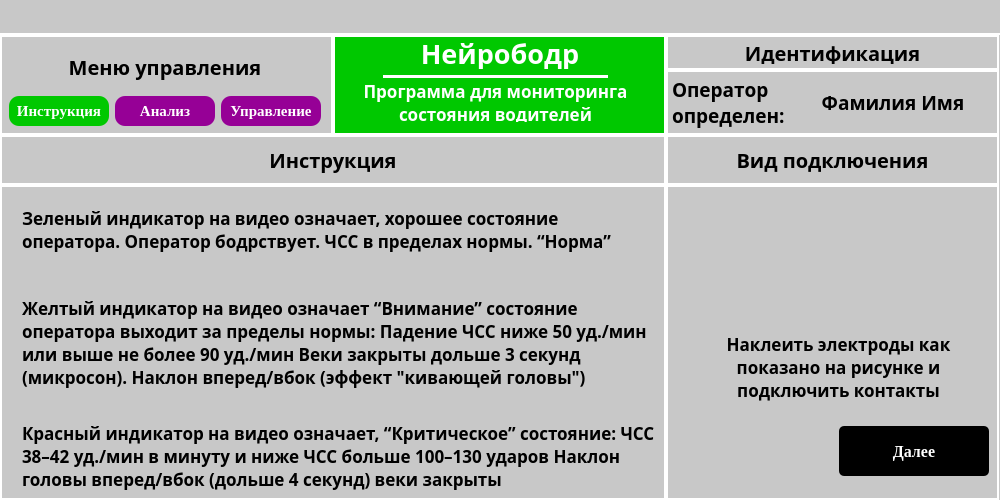
<?xml version="1.0" encoding="UTF-8"?>
<ui version="4.0">
 <class>MainWindow</class>
 <widget class="QMainWindow" name="MainWindow">
  <property name="geometry">
   <rect>
    <x>0</x>
    <y>0</y>
    <width>1000</width>
    <height>500</height>
   </rect>
  </property>
  <property name="windowTitle">
   <string>MainWindow</string>
  </property>
  <widget class="QWidget" name="centralwidget">
   <layout class="QVBoxLayout" name="verticalLayout">
    <property name="spacing">
     <number>0</number>
    </property>
    <property name="leftMargin">
     <number>0</number>
    </property>
    <property name="topMargin">
     <number>0</number>
    </property>
    <property name="rightMargin">
     <number>0</number>
    </property>
    <property name="bottomMargin">
     <number>0</number>
    </property>
    <item>
     <widget class="QWidget" name="widget" native="true">
      <property name="minimumSize">
       <size>
        <width>0</width>
        <height>35</height>
       </size>
      </property>
      <property name="maximumSize">
       <size>
        <width>16777215</width>
        <height>35</height>
       </size>
      </property>
      <property name="styleSheet">
       <string notr="true">* {background-color: rgb(200,200,200);} #widget { border-bottom: 2px solid white}</string>
      </property>
      <layout class="QGridLayout" name="gridLayout">
       <property name="leftMargin">
        <number>965</number>
       </property>
       <property name="topMargin">
        <number>0</number>
       </property>
       <property name="rightMargin">
        <number>0</number>
       </property>
       <property name="bottomMargin">
        <number>5</number>
       </property>
       <property name="spacing">
        <number>0</number>
       </property>
       <item row="0" column="0">
        <widget class="QLabel" name="close">
         <property name="minimumSize">
          <size>
           <width>30</width>
           <height>30</height>
          </size>
         </property>
         <property name="maximumSize">
          <size>
           <width>30</width>
           <height>30</height>
          </size>
         </property>
         <property name="text">
          <string/>
         </property>
         <property name="pixmap">
          <pixmap>../photos/nook.png</pixmap>
         </property>
         <property name="scaledContents">
          <bool>true</bool>
         </property>
        </widget>
       </item>
      </layout>
     </widget>
    </item>
    <item>
     <widget class="QWidget" name="widget_2" native="true">
      <property name="styleSheet">
       <string notr="true">background-color: rgb(200,200,200)</string>
      </property>
      <layout class="QVBoxLayout" name="verticalLayout_2">
       <property name="spacing">
        <number>0</number>
       </property>
       <property name="leftMargin">
        <number>0</number>
       </property>
       <property name="topMargin">
        <number>0</number>
       </property>
       <property name="rightMargin">
        <number>0</number>
       </property>
       <property name="bottomMargin">
        <number>0</number>
       </property>
       <item>
        <widget class="QWidget" name="widget_3" native="true">
         <property name="minimumSize">
          <size>
           <width>0</width>
           <height>100</height>
          </size>
         </property>
         <property name="maximumSize">
          <size>
           <width>16777215</width>
           <height>100</height>
          </size>
         </property>
         <property name="styleSheet">
          <string notr="true">widget_3 {border: 2px solid white}</string>
         </property>
         <layout class="QGridLayout" name="gridLayout_8">
          <property name="leftMargin">
           <number>0</number>
          </property>
          <property name="topMargin">
           <number>0</number>
          </property>
          <property name="rightMargin">
           <number>0</number>
          </property>
          <property name="bottomMargin">
           <number>0</number>
          </property>
          <property name="spacing">
           <number>0</number>
          </property>
          <item row="0" column="1" rowspan="2">
           <widget class="QWidget" name="widget_6" native="true">
            <property name="minimumSize">
             <size>
              <width>333</width>
              <height>100</height>
             </size>
            </property>
            <property name="maximumSize">
             <size>
              <width>333</width>
              <height>100</height>
             </size>
            </property>
            <property name="styleSheet">
             <string notr="true">* {background-color: rgb(0,200,0)} #widget_6 {border: 2px solid white}</string>
            </property>
            <widget class="QLabel" name="label_5">
             <property name="geometry">
              <rect>
               <x>70</x>
               <y>3</y>
               <width>194</width>
               <height>31</height>
              </rect>
             </property>
             <property name="minimumSize">
              <size>
               <width>0</width>
               <height>0</height>
              </size>
             </property>
             <property name="maximumSize">
              <size>
               <width>16777215</width>
               <height>50</height>
              </size>
             </property>
             <property name="font">
              <font>
               <family>Jura</family>
               <pointsize>20</pointsize>
               <weight>75</weight>
               <bold>true</bold>
              </font>
             </property>
             <property name="styleSheet">
              <string notr="true">color: white</string>
             </property>
             <property name="text">
              <string>Нейрободр</string>
             </property>
             <property name="scaledContents">
              <bool>false</bool>
             </property>
             <property name="alignment">
              <set>Qt::AlignCenter</set>
             </property>
             <property name="wordWrap">
              <bool>true</bool>
             </property>
            </widget>
            <widget class="QWidget" name="widget_11" native="true">
             <property name="geometry">
              <rect>
               <x>50</x>
               <y>40</y>
               <width>225</width>
               <height>3</height>
              </rect>
             </property>
             <property name="minimumSize">
              <size>
               <width>225</width>
               <height>3</height>
              </size>
             </property>
             <property name="maximumSize">
              <size>
               <width>225</width>
               <height>3</height>
              </size>
             </property>
             <property name="styleSheet">
              <string notr="true">background-color: white</string>
             </property>
            </widget>
            <widget class="QLabel" name="label_4">
             <property name="geometry">
              <rect>
               <x>7</x>
               <y>47</y>
               <width>311</width>
               <height>40</height>
              </rect>
             </property>
             <property name="font">
              <font>
               <family>Jura</family>
               <pointsize>13</pointsize>
               <weight>75</weight>
               <bold>true</bold>
              </font>
             </property>
             <property name="styleSheet">
              <string notr="true">color: white</string>
             </property>
             <property name="text">
              <string>Программа для мониторинга состояния водителей</string>
             </property>
             <property name="scaledContents">
              <bool>false</bool>
             </property>
             <property name="alignment">
              <set>Qt::AlignCenter</set>
             </property>
             <property name="wordWrap">
              <bool>true</bool>
             </property>
            </widget>
           </widget>
          </item>
          <item row="0" column="0" rowspan="2">
           <widget class="QWidget" name="widget_9" native="true">
            <property name="minimumSize">
             <size>
              <width>333</width>
              <height>100</height>
             </size>
            </property>
            <property name="maximumSize">
             <size>
              <width>333</width>
              <height>100</height>
             </size>
            </property>
            <property name="styleSheet">
             <string notr="true">#widget_9 {border: 2px solid white}</string>
            </property>
            <layout class="QGridLayout" name="gridLayout_10">
             <item row="0" column="0" colspan="3">
              <widget class="QLabel" name="label_9">
               <property name="font">
                <font>
                 <family>Jura</family>
                 <pointsize>15</pointsize>
                 <weight>75</weight>
                 <bold>true</bold>
                </font>
               </property>
               <property name="text">
                <string>Меню управления</string>
               </property>
               <property name="scaledContents">
                <bool>false</bool>
               </property>
               <property name="alignment">
                <set>Qt::AlignCenter</set>
               </property>
               <property name="wordWrap">
                <bool>true</bool>
               </property>
              </widget>
             </item>
             <item row="1" column="0">
              <widget class="QPushButton" name="pushButton_3">
               <property name="minimumSize">
                <size>
                 <width>100</width>
                 <height>30</height>
                </size>
               </property>
               <property name="maximumSize">
                <size>
                 <width>100</width>
                 <height>30</height>
                </size>
               </property>
               <property name="font">
                <font>
                 <family>Tinos</family>
                 <pointsize>11</pointsize>
                 <weight>75</weight>
                 <bold>true</bold>
                </font>
               </property>
               <property name="styleSheet">
                <string notr="true">background-color: rgb(0,200,0); color: white; border-radius: 10px</string>
               </property>
               <property name="text">
                <string>Инструкция</string>
               </property>
              </widget>
             </item>
             <item row="1" column="1">
              <widget class="QPushButton" name="pushButton_4">
               <property name="minimumSize">
                <size>
                 <width>100</width>
                 <height>30</height>
                </size>
               </property>
               <property name="maximumSize">
                <size>
                 <width>100</width>
                 <height>30</height>
                </size>
               </property>
               <property name="font">
                <font>
                 <family>Tinos</family>
                 <pointsize>11</pointsize>
                 <weight>75</weight>
                 <bold>true</bold>
                </font>
               </property>
               <property name="styleSheet">
                <string notr="true">background-color: rgb(150,0,150); color: white; border-radius: 10px</string>
               </property>
               <property name="text">
                <string>Анализ</string>
               </property>
              </widget>
             </item>
             <item row="1" column="2">
              <widget class="QPushButton" name="pushButton_5">
               <property name="minimumSize">
                <size>
                 <width>100</width>
                 <height>30</height>
                </size>
               </property>
               <property name="maximumSize">
                <size>
                 <width>100</width>
                 <height>30</height>
                </size>
               </property>
               <property name="font">
                <font>
                 <family>Tinos</family>
                 <pointsize>11</pointsize>
                 <weight>75</weight>
                 <bold>true</bold>
                </font>
               </property>
               <property name="styleSheet">
                <string notr="true">background-color: rgb(150,0,150); color: white; border-radius: 10px</string>
               </property>
               <property name="text">
                <string>Управление</string>
               </property>
              </widget>
             </item>
            </layout>
           </widget>
          </item>
          <item row="0" column="2">
           <widget class="QWidget" name="widget_12" native="true">
            <property name="minimumSize">
             <size>
              <width>333</width>
              <height>35</height>
             </size>
            </property>
            <property name="maximumSize">
             <size>
              <width>333</width>
              <height>35</height>
             </size>
            </property>
            <property name="styleSheet">
             <string notr="true">#widget_12 {border: 2px solid white}</string>
            </property>
            <layout class="QGridLayout" name="gridLayout_9">
             <property name="topMargin">
              <number>6</number>
             </property>
             <property name="bottomMargin">
              <number>6</number>
             </property>
             <item row="0" column="0">
              <widget class="QLabel" name="label_10">
               <property name="font">
                <font>
                 <family>Jura</family>
                 <pointsize>15</pointsize>
                 <weight>75</weight>
                 <bold>true</bold>
                </font>
               </property>
               <property name="text">
                <string>Идентификация</string>
               </property>
               <property name="scaledContents">
                <bool>false</bool>
               </property>
               <property name="alignment">
                <set>Qt::AlignCenter</set>
               </property>
               <property name="wordWrap">
                <bool>true</bool>
               </property>
              </widget>
             </item>
            </layout>
           </widget>
          </item>
          <item row="1" column="2">
           <widget class="QWidget" name="widget_13" native="true">
            <property name="minimumSize">
             <size>
              <width>333</width>
              <height>0</height>
             </size>
            </property>
            <property name="maximumSize">
             <size>
              <width>333</width>
              <height>100</height>
             </size>
            </property>
            <property name="styleSheet">
             <string notr="true">#widget_13 {border: 2px solid white}</string>
            </property>
            <layout class="QGridLayout" name="gridLayout_6">
             <property name="leftMargin">
              <number>6</number>
             </property>
             <property name="topMargin">
              <number>6</number>
             </property>
             <property name="rightMargin">
              <number>6</number>
             </property>
             <property name="bottomMargin">
              <number>6</number>
             </property>
             <item row="0" column="0">
              <widget class="QLabel" name="label_11">
               <property name="font">
                <font>
                 <family>Jura</family>
                 <pointsize>14</pointsize>
                 <weight>75</weight>
                 <bold>true</bold>
                </font>
               </property>
               <property name="text">
                <string>Оператор определен:</string>
               </property>
               <property name="scaledContents">
                <bool>false</bool>
               </property>
               <property name="alignment">
                <set>Qt::AlignLeading|Qt::AlignLeft|Qt::AlignTop</set>
               </property>
               <property name="wordWrap">
                <bool>true</bool>
               </property>
              </widget>
             </item>
             <item row="0" column="1">
              <widget class="QLabel" name="label_12">
               <property name="minimumSize">
                <size>
                 <width>200</width>
                 <height>0</height>
                </size>
               </property>
               <property name="maximumSize">
                <size>
                 <width>150</width>
                 <height>16777215</height>
                </size>
               </property>
               <property name="font">
                <font>
                 <family>Jura</family>
                 <pointsize>14</pointsize>
                 <weight>75</weight>
                 <bold>true</bold>
                </font>
               </property>
               <property name="text">
                <string>Фамилия Имя</string>
               </property>
               <property name="scaledContents">
                <bool>false</bool>
               </property>
               <property name="alignment">
                <set>Qt::AlignCenter</set>
               </property>
               <property name="wordWrap">
                <bool>true</bool>
               </property>
              </widget>
             </item>
            </layout>
           </widget>
          </item>
         </layout>
        </widget>
       </item>
       <item>
        <widget class="QWidget" name="widget_4" native="true">
         <layout class="QGridLayout" name="gridLayout_2">
          <property name="leftMargin">
           <number>0</number>
          </property>
          <property name="topMargin">
           <number>0</number>
          </property>
          <property name="rightMargin">
           <number>0</number>
          </property>
          <property name="bottomMargin">
           <number>0</number>
          </property>
          <property name="spacing">
           <number>0</number>
          </property>
          <item row="0" column="1">
           <widget class="QWidget" name="widget_7" native="true">
            <property name="styleSheet">
             <string notr="true">#widget_7 {border: 2px solid white}</string>
            </property>
            <layout class="QGridLayout" name="gridLayout_5">
             <item row="0" column="0">
              <widget class="QLabel" name="label_3">
               <property name="font">
                <font>
                 <family>Jura</family>
                 <pointsize>15</pointsize>
                 <weight>75</weight>
                 <bold>true</bold>
                </font>
               </property>
               <property name="text">
                <string>Вид подключения</string>
               </property>
               <property name="scaledContents">
                <bool>false</bool>
               </property>
               <property name="alignment">
                <set>Qt::AlignCenter</set>
               </property>
               <property name="wordWrap">
                <bool>true</bool>
               </property>
              </widget>
             </item>
            </layout>
           </widget>
          </item>
          <item row="0" column="0">
           <widget class="QWidget" name="widget_5" native="true">
            <property name="maximumSize">
             <size>
              <width>16777215</width>
              <height>50</height>
             </size>
            </property>
            <property name="styleSheet">
             <string notr="true">#widget_5 {border: 2px solid white}</string>
            </property>
            <layout class="QGridLayout" name="gridLayout_3">
             <item row="0" column="0">
              <widget class="QLabel" name="label">
               <property name="font">
                <font>
                 <family>Jura</family>
                 <pointsize>15</pointsize>
                 <weight>75</weight>
                 <bold>true</bold>
                </font>
               </property>
               <property name="text">
                <string>Инструкция</string>
               </property>
               <property name="scaledContents">
                <bool>false</bool>
               </property>
               <property name="alignment">
                <set>Qt::AlignCenter</set>
               </property>
               <property name="wordWrap">
                <bool>true</bool>
               </property>
              </widget>
             </item>
            </layout>
           </widget>
          </item>
          <item row="1" column="0">
           <widget class="QWidget" name="widget_8" native="true">
            <property name="minimumSize">
             <size>
              <width>666</width>
              <height>0</height>
             </size>
            </property>
            <property name="maximumSize">
             <size>
              <width>666</width>
              <height>16777215</height>
             </size>
            </property>
            <property name="styleSheet">
             <string notr="true">#widget_8 {border: 2px solid white}</string>
            </property>
            <layout class="QGridLayout" name="gridLayout_4">
             <item row="0" column="0">
              <widget class="QLabel" name="close_4">
               <property name="minimumSize">
                <size>
                 <width>0</width>
                 <height>0</height>
                </size>
               </property>
               <property name="maximumSize">
                <size>
                 <width>125</width>
                 <height>125</height>
                </size>
               </property>
               <property name="text">
                <string/>
               </property>
               <property name="pixmap">
                <pixmap>../photos/green.png</pixmap>
               </property>
               <property name="scaledContents">
                <bool>false</bool>
               </property>
              </widget>
             </item>
             <item row="0" column="1">
              <widget class="QLabel" name="label_2">
               <property name="font">
                <font>
                 <family>Jura</family>
                 <pointsize>13</pointsize>
                 <weight>75</weight>
                 <bold>true</bold>
                </font>
               </property>
               <property name="text">
                <string>Зеленый индикатор на видео означает, хорошее состояние оператора. Оператор бодрствует. ЧСС в пределах нормы. “Норма”</string>
               </property>
               <property name="scaledContents">
                <bool>false</bool>
               </property>
               <property name="alignment">
                <set>Qt::AlignLeading|Qt::AlignLeft|Qt::AlignVCenter</set>
               </property>
               <property name="wordWrap">
                <bool>true</bool>
               </property>
              </widget>
             </item>
             <item row="1" column="0">
              <widget class="QLabel" name="close_5">
               <property name="minimumSize">
                <size>
                 <width>0</width>
                 <height>0</height>
                </size>
               </property>
               <property name="maximumSize">
                <size>
                 <width>125</width>
                 <height>125</height>
                </size>
               </property>
               <property name="text">
                <string/>
               </property>
               <property name="pixmap">
                <pixmap>../photos/yellow.png</pixmap>
               </property>
               <property name="scaledContents">
                <bool>false</bool>
               </property>
              </widget>
             </item>
             <item row="1" column="1" rowspan="2">
              <widget class="QLabel" name="label_6">
               <property name="font">
                <font>
                 <family>Jura</family>
                 <pointsize>13</pointsize>
                 <weight>75</weight>
                 <bold>true</bold>
                </font>
               </property>
               <property name="text">
                <string>Желтый индикатор на видео означает “Внимание” состояние оператора выходит за пределы нормы: Падение ЧСС ниже 50 уд./мин или выше не более 90 уд./мин Веки закрыты дольше 3 секунд (микросон). Наклон вперед/вбок (эффект &quot;кивающей головы&quot;)</string>
               </property>
               <property name="scaledContents">
                <bool>false</bool>
               </property>
               <property name="alignment">
                <set>Qt::AlignLeading|Qt::AlignLeft|Qt::AlignVCenter</set>
               </property>
               <property name="wordWrap">
                <bool>true</bool>
               </property>
              </widget>
             </item>
             <item row="2" column="0" rowspan="2">
              <widget class="QLabel" name="close_6">
               <property name="minimumSize">
                <size>
                 <width>0</width>
                 <height>0</height>
                </size>
               </property>
               <property name="maximumSize">
                <size>
                 <width>125</width>
                 <height>125</height>
                </size>
               </property>
               <property name="text">
                <string/>
               </property>
               <property name="pixmap">
                <pixmap>../photos/red.png</pixmap>
               </property>
               <property name="scaledContents">
                <bool>false</bool>
               </property>
              </widget>
             </item>
             <item row="3" column="1">
              <widget class="QLabel" name="label_7">
               <property name="font">
                <font>
                 <family>Jura</family>
                 <pointsize>13</pointsize>
                 <weight>75</weight>
                 <bold>true</bold>
                </font>
               </property>
               <property name="text">
                <string>Красный индикатор на видео означает, “Критическое” состояние: ЧСС 38–42 уд./мин в минуту и ниже ЧСС больше 100–130 ударов Наклон головы вперед/вбок (дольше 4 секунд) веки закрыты</string>
               </property>
               <property name="scaledContents">
                <bool>false</bool>
               </property>
               <property name="alignment">
                <set>Qt::AlignLeading|Qt::AlignLeft|Qt::AlignVCenter</set>
               </property>
               <property name="wordWrap">
                <bool>true</bool>
               </property>
              </widget>
             </item>
            </layout>
           </widget>
          </item>
          <item row="1" column="1">
           <widget class="QWidget" name="widget_10" native="true">
            <property name="maximumSize">
             <size>
              <width>333</width>
              <height>16777215</height>
             </size>
            </property>
            <property name="styleSheet">
             <string notr="true">#widget_10 {border: 2px solid white}</string>
            </property>
            <layout class="QGridLayout" name="gridLayout_7">
             <property name="leftMargin">
              <number>30</number>
             </property>
             <property name="rightMargin">
              <number>18</number>
             </property>
             <property name="bottomMargin">
              <number>36</number>
             </property>
             <property name="horizontalSpacing">
              <number>18</number>
             </property>
             <item row="0" column="0">
              <widget class="QLabel" name="close_2">
               <property name="minimumSize">
                <size>
                 <width>125</width>
                 <height>125</height>
                </size>
               </property>
               <property name="maximumSize">
                <size>
                 <width>125</width>
                 <height>125</height>
                </size>
               </property>
               <property name="text">
                <string/>
               </property>
               <property name="pixmap">
                <pixmap>../photos/hand1.png</pixmap>
               </property>
               <property name="scaledContents">
                <bool>true</bool>
               </property>
              </widget>
             </item>
             <item row="0" column="1">
              <widget class="QLabel" name="close_3">
               <property name="minimumSize">
                <size>
                 <width>125</width>
                 <height>125</height>
                </size>
               </property>
               <property name="maximumSize">
                <size>
                 <width>125</width>
                 <height>125</height>
                </size>
               </property>
               <property name="text">
                <string/>
               </property>
               <property name="pixmap">
                <pixmap>../photos/hand2.png</pixmap>
               </property>
               <property name="scaledContents">
                <bool>true</bool>
               </property>
              </widget>
             </item>
             <item row="1" column="0" colspan="2">
              <widget class="QLabel" name="label_8">
               <property name="font">
                <font>
                 <family>Jura</family>
                 <pointsize>13</pointsize>
                 <weight>75</weight>
                 <bold>true</bold>
                </font>
               </property>
               <property name="text">
                <string>Наклеить электроды как показано на рисунке и подключить контакты</string>
               </property>
               <property name="scaledContents">
                <bool>false</bool>
               </property>
               <property name="alignment">
                <set>Qt::AlignCenter</set>
               </property>
               <property name="wordWrap">
                <bool>true</bool>
               </property>
              </widget>
             </item>
             <item row="2" column="1">
              <widget class="QPushButton" name="pushButton_2">
               <property name="minimumSize">
                <size>
                 <width>150</width>
                 <height>50</height>
                </size>
               </property>
               <property name="maximumSize">
                <size>
                 <width>100</width>
                 <height>25</height>
                </size>
               </property>
               <property name="font">
                <font>
                 <family>Tinos</family>
                 <pointsize>12</pointsize>
                 <weight>75</weight>
                 <bold>true</bold>
                </font>
               </property>
               <property name="styleSheet">
                <string notr="true">background-color: black; color: white; border-radius: 5px</string>
               </property>
               <property name="text">
                <string>Далее</string>
               </property>
              </widget>
             </item>
            </layout>
           </widget>
          </item>
         </layout>
        </widget>
       </item>
      </layout>
     </widget>
    </item>
   </layout>
  </widget>
 </widget>
 <resources/>
 <connections/>
</ui>
